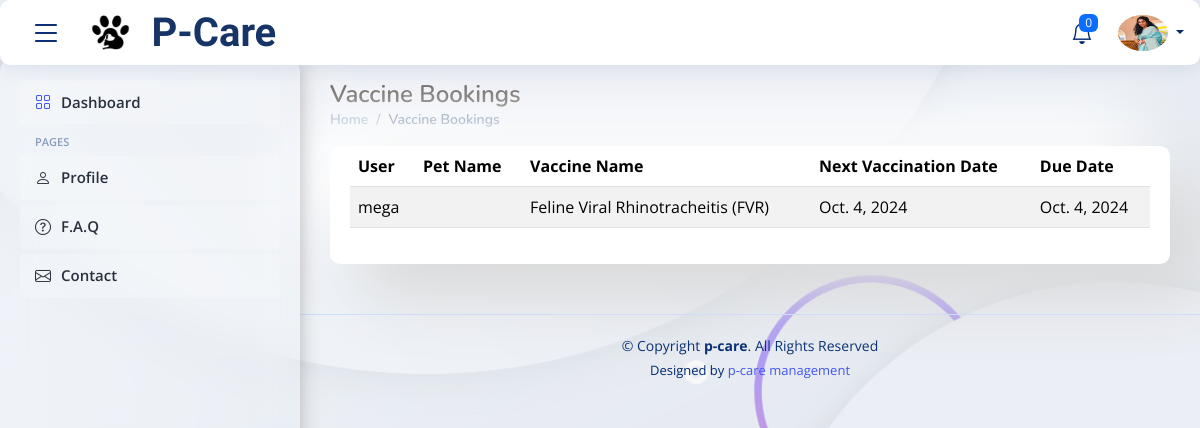
Before: /vaccine-bookings/ (signed in) with the older database file.
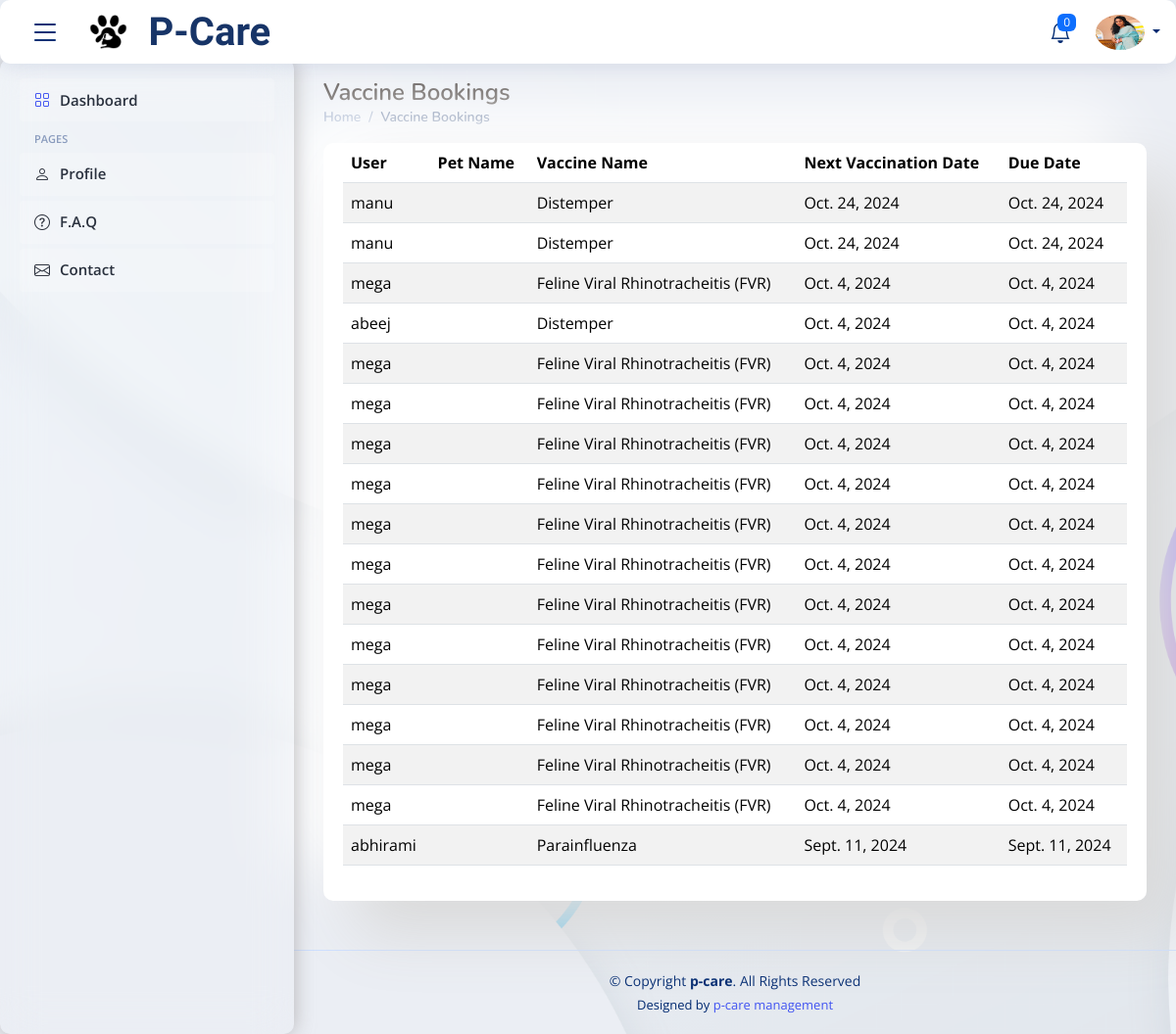
After: the same page with the newer database file.
### user/models.py (models this page shows, shortened)
class Vaccination(models.Model):
    user = models.ForeignKey(User, on_delete=models.CASCADE)
    next_vaccination_date = models.DateField()
    due_date = models.DateField()
    vaccine_name = models.CharField(max_length=100)
    hospital = models.ForeignKey(Hospital, on_delete=models.CASCADE, default=1)

### doctor/views.py (the view)
# urls.py: path('vaccine-bookings/', views.vaccine_bookings, name='vaccine_bookings'),
@login_required
def vaccine_bookings(request):
    if hasattr(request.user, 'hospital'):
        hospital = request.user.hospital
        vaccinations = Vaccination.objects.filter(hospital=hospital).order_by('-next_vaccination_date')
        return render(request, 'vaccine_bookings.html', {'vaccinations': vaccinations})
    else:
        return redirect('hospital_login')  # Redirect to login if not associated with any hospital

### doctor/templates/vaccine_bookings.html (shortened to what this page needs)
{% extends "base_doc.html" %}
{% load static %}
{% block maincss %}
<link href="{% static 'css/home.css' %}" rel="stylesheet">
{% endblock %}
{% block content %}
<div class="pagetitle">
  <h1>Vaccine Bookings</h1>
  <nav>
    <ol class="breadcrumb">
      <li class="breadcrumb-item"><a href="{% url 'hospital_home' %}">Home</a></li>
      <li class="breadcrumb-item active">Vaccine Bookings</li>
    </ol>
  </nav>
</div>
<section class="section dashboard">
  <div class="row">
    <div class="col-12">
      <div class="card">
        <div class="card-body">
          {% if vaccinations %}
            <table class="table table-striped">
              <thead>
                <tr>
                  <th>User</th>
                  <th>Pet Name</th>
                  <th>Vaccine Name</th>
                  <th>Next Vaccination Date</th>
                  <th>Due Date</th>
                </tr>
              </thead>
              <tbody>
                {% for vaccination in vaccinations %}
                  <tr>
                    <td>{{ vaccination.user.username }}</td>
                    <td>{{ vaccination.pet_profile.pet_name }}</td>
                    <td>{{ vaccination.vaccine_name }}</td>
                    <td>{{ vaccination.next_vaccination_date }}</td>
                    <td>{{ vaccination.due_date }}</td>
                  </tr>
                {% endfor %}
              </tbody>
            </table>
          {% else %}
            <p>No vaccine bookings found.</p>
          {% endif %}
        </div>
      </div>
    </div>
  </div>
</section>
{% endblock %}

### doctor/templates/base_doc.html (shortened to what this page needs)
{% load static %}
<!DOCTYPE html>
<html lang="en">
<head>
  <link href="{% static '/vendor/bootstrap/css/bootstrap.min.css' %}" rel="stylesheet">
  <link href="{% static '/vendor/bootstrap-icons/bootstrap-icons.css' %}" rel="stylesheet">
  <link href="{% static '/vendor/boxicons/css/boxicons.min.css' %}" rel="stylesheet">
  <link href="{% static '/vendor/quill/quill.snow.css' %}" rel="stylesheet">
  <link href="{% static '/vendor/quill/quill.bubble.css' %}" rel="stylesheet">
  <link href="{% static '/vendor/remixicon/remixicon.css' %}" rel="stylesheet">
  <link href="{% static '/vendor/simple-datatables/style.css' %}" rel="stylesheet">
  <link href="https://cdnjs.cloudflare.com/ajax/libs/select2/4.0.13/css/select2.min.css" rel="stylesheet" />
  <link href="https://cdnjs.cloudflare.com/ajax/libs/toastr.js/latest/toastr.min.css" rel="stylesheet">
  {% block maincss %}
  {% endblock %}
</head>
<body>
  <header id="header" class="header fixed-top d-flex align-items-center">
    <div class="d-flex align-items-center justify-content-between">
      <i class="bi bi-list toggle-sidebar-btn"></i>
      <a href="{% url "hospital_home" %}" class="logo d-flex align-items-center">
        <img src="{% static '/img/paws 1.png' %}" alt="">
        <span class="d-none d-lg-block">P-Care</span>
      </a>
    </div>
    <nav class="header-nav ms-auto">
      <ul class="d-flex align-items-center">
        <li class="nav-item dropdown">
          <a class="nav-link nav-icon" href="#" data-bs-toggle="dropdown">
            <i class="bi bi-bell"></i>
            <span class="badge bg-primary badge-number">{{ notifications|length }}</span>
          </a>
        </li>
        {% if user.is_authenticated %}
        <li class="nav-item dropdown pe-3">
          <a class="nav-link nav-profile d-flex align-items-center pe-0" href="#" data-bs-toggle="dropdown">
            <img src="{% static '/img/dr_aru.jpeg' %}" alt="Profile"  class="rounded-circle" style="width:50px; height:100px;">
            <span class="d-none d-md-block dropdown-toggle ps-2">{{ hospital.name }}</span>
          </a>
            {% endif %}
        </li>
      </ul>
    </nav>
  </header>
  <aside id="sidebar" class="sidebar">
    <ul class="sidebar-nav" id="sidebar-nav">
      <li class="nav-item">
        <a class="nav-link " href="{% url "hospital_home" %}">
          <i class="bi bi-grid"></i>
          <span>Dashboard</span>
        </a>
      </li>
      <li class="nav-heading">Pages</li>
      <li class="nav-item">
        <a class="nav-link collapsed" href="{% url "doctor_profile" %}">
          <i class="bi bi-person"></i>
          <span>Profile</span>
        </a>
      </li>
      <li class="nav-item">
        <a class="nav-link collapsed" href="{% url "faq" %}">
          <i class="bi bi-question-circle"></i>
          <span>F.A.Q</span>
        </a>
      </li>
      <li class="nav-item">
        <a class="nav-link collapsed" href="{% url "contact" %}">
          <i class="bi bi-envelope"></i>
          <span>Contact</span>
        </a>
      </li>
    </ul>
  </aside>
  <main id="main" class="main">
    {% block content %}
    {% endblock %}
  </main>
  <footer id="footer" class="footer">
    <div class="copyright">
      &copy; Copyright <strong><span>p-care</span></strong>. All Rights Reserved
    </div>
    <div class="credits">
      Designed by <a href="home.html">p-care management</a>
    </div>
  </footer>
</body>
</html>

### static/css/home.css (style rules this page uses)
:root { scroll-behavior: smooth; --primary: rgb(122, 48, 143); --light: rgb(199, 95, 228); --text-color: rgb(184, 132, 199); }
body { font-family: "Open Sans", sans-serif; background: url('../img/wallpaper/wp8561052-light-theme-wallpapers.png'); background-size: cover; color: #444444; }
a { color: #4154f1; text-decoration: none; }
h1, h2, h3, h4, h5, h6 { font-family: "Nunito", sans-serif; }
#main { margin-top: 60px; padding: 20px 30px; transition: all 0.3s; }
.pagetitle { margin-bottom: 10px; }
.pagetitle h1 { font-size: 24px; margin-bottom: 0; font-weight: 600; color: #595350; }
.card { margin-bottom: 30px; border: none; border-radius: 10px; border-color: #ffffff; box-shadow: 33px 33px 65px #d9d9d9, -33px -33px 65px #ffffff; backdrop-filter: blur(20px); z-index: 1; transition: 0.5s ease-in-out; }
.card-body { padding: 0 20px 20px 20px; }
.breadcrumb { font-size: 14px; font-family: "Nunito", sans-serif; color: #899bbd; font-weight: 600; }
.breadcrumb a { color: #899bbd; transition: 0.3s; }
.breadcrumb .breadcrumb-item::before { color: #899bbd; }
.breadcrumb .active { color: #51678f; font-weight: 600; }
.logo { line-height: 1; }
@media (min-width: 1200px) { .logo { width: 280px; padding-left: 50px; } }
.logo img { max-height: 36px; margin-right: 0px; }
.logo span { font-size: 40px; font-weight: 700; color: #173467; font-family: "Sriracha", cursive; }
.header { transition: all 0.5s; z-index: 997; height: 65px; border-radius: 10px; box-shadow: 0px 2px 20px rgba(1, 41, 112, 0.1); background-color: #fff; padding-left: 20px; }
.header .toggle-sidebar-btn { position: absolute; font-size: 32px; padding-left: 10px; cursor: pointer; color: #012970; }
.header-nav ul { list-style: none; }
.header-nav>ul { margin: 0; padding: 0; }
.header-nav .nav-icon { font-size: 22px; color: #012970; margin-right: 25px; position: relative; }
.header-nav .nav-profile { color: #012970; }
.header-nav .nav-profile img { max-height: 36px; }
.header-nav .nav-profile span { font-size: 14px; font-weight: 600; }
.header-nav .badge-number { position: absolute; inset: -2px -5px auto auto; font-weight: normal; font-size: 12px; padding: 3px 6px; }
.sidebar { position: fixed; top: 60px; left: 0; bottom: 0; width: 300px; z-index: 996; transition: all 0.3s; padding: 20px; overflow-y: auto; scrollbar-width: thin; scrollbar-color: #aab7cf transparent; box-shadow: 0px 0px 20px rgba(151 147 147 / 64%); border-radius: 10px; background: transparent; backdrop-filter: blur(20px); }
@media (min-width: 1200px) { #main, #footer { margin-left: 300px; } }
.sidebar-nav { padding: 0; margin: 0; list-style: none; }
.sidebar-nav li { padding: 0; margin: 0; list-style: none; }
.sidebar-nav .nav-item { margin-bottom: 5px; }
.sidebar-nav .nav-heading { font-size: 11px; text-transform: uppercase; color: #899bbd; font-weight: 600; margin: 10px 0 5px 15px; }
.sidebar-nav .nav-link { display: flex; align-items: center; font-size: 15px; font-weight: 600; color: #29303d; background: #ffffff36; transition: 0.3; padding: 10px 15px; border-radius: 4px; }
.sidebar-nav .nav-link i { font-size: 16px; margin-right: 10px; color: #4154f1; }
.sidebar-nav .nav-link.collapsed { color: #29303d; background: #ffffff36; }
.sidebar-nav .nav-link.collapsed i { color: #2f343f; }
.footer { padding: 20px 0; font-size: 14px; transition: all 0.3s; border-top: 1px solid #cddfff; }
.footer .copyright { text-align: center; color: #012970; }
.footer .credits { padding-top: 5px; text-align: center; font-size: 13px; color: #012970; }

Changed rows visible on the page:
added Vaccination: user.username "manu", vaccine_name "Distemper", next_vaccination_date "Oct. 24, 2024", due_date "Oct. 24, 2024"
added Vaccination: user.username "manu", vaccine_name "Distemper", next_vaccination_date "Oct. 24, 2024", due_date "Oct. 24, 2024"
added Vaccination: user.username "abeej", vaccine_name "Distemper", next_vaccination_date "Oct. 4, 2024", due_date "Oct. 4, 2024"
added Vaccination: user.username "mega", vaccine_name "Feline Viral Rhinotracheitis (FVR)", next_vaccination_date "Oct. 4, 2024", due_date "Oct. 4, 2024"
added Vaccination: user.username "mega", vaccine_name "Feline Viral Rhinotracheitis (FVR)", next_vaccination_date "Oct. 4, 2024", due_date "Oct. 4, 2024"
added Vaccination: user.username "mega", vaccine_name "Feline Viral Rhinotracheitis (FVR)", next_vaccination_date "Oct. 4, 2024", due_date "Oct. 4, 2024"
added Vaccination: user.username "mega", vaccine_name "Feline Viral Rhinotracheitis (FVR)", next_vaccination_date "Oct. 4, 2024", due_date "Oct. 4, 2024"
added Vaccination: user.username "mega", vaccine_name "Feline Viral Rhinotracheitis (FVR)", next_vaccination_date "Oct. 4, 2024", due_date "Oct. 4, 2024"
added Vaccination: user.username "mega", vaccine_name "Feline Viral Rhinotracheitis (FVR)", next_vaccination_date "Oct. 4, 2024", due_date "Oct. 4, 2024"
added Vaccination: user.username "mega", vaccine_name "Feline Viral Rhinotracheitis (FVR)", next_vaccination_date "Oct. 4, 2024", due_date "Oct. 4, 2024"
added Vaccination: user.username "mega", vaccine_name "Feline Viral Rhinotracheitis (FVR)", next_vaccination_date "Oct. 4, 2024", due_date "Oct. 4, 2024"
added Vaccination: user.username "mega", vaccine_name "Feline Viral Rhinotracheitis (FVR)", next_vaccination_date "Oct. 4, 2024", due_date "Oct. 4, 2024"
added Vaccination: user.username "mega", vaccine_name "Feline Viral Rhinotracheitis (FVR)", next_vaccination_date "Oct. 4, 2024", due_date "Oct. 4, 2024"
added Vaccination: user.username "mega", vaccine_name "Feline Viral Rhinotracheitis (FVR)", next_vaccination_date "Oct. 4, 2024", due_date "Oct. 4, 2024"
added Vaccination: user.username "mega", vaccine_name "Feline Viral Rhinotracheitis (FVR)", next_vaccination_date "Oct. 4, 2024", due_date "Oct. 4, 2024"
added Vaccination: user.username "abhirami", vaccine_name "Parainfluenza", next_vaccination_date "Sept. 11, 2024", due_date "Sept. 11, 2024"
